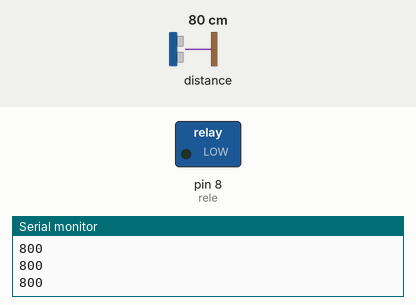
Bench run of a sketch on a simulated Arduino Uno, built with avr-gcc and run on an emulated ATmega328P. On the bench: switched loads named in the sketch (green lamp = pin HIGH), the last lines printed to the serial monitor. The inputs (shaded band) are chosen by the test bench; at power-on: distance to the obstacle 80 cm.

Above: at 1.2 s.
1.3 s: distance to the obstacle set to 6 cm
2.8 s: distance to the obstacle set to 3 cm
At 3.6 s:
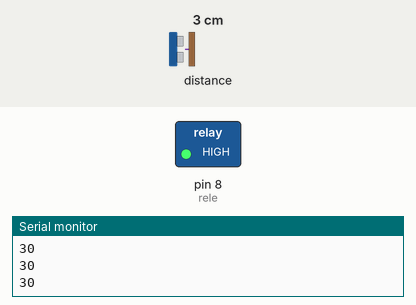
4.3 s: distance to the obstacle set to 9 cm
At 5.5 s:
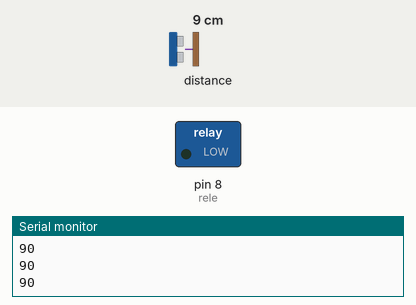
5.8 s: distance to the obstacle set to 2 cm
At 6.6 s:
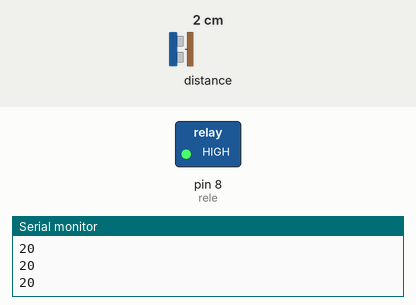
Timing chart, 0 to 8.3 s (numbered marks = the images above; inputs shaded):
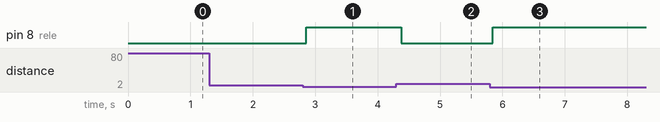

The sketch:

teste_sensor_22_05_sensor_funcionando.ino
```cpp
#include <Wire.h>         // inclusão da biblioteca responsável por conter as funções necessárias para gerenciar a comunicação entre os dispositivos através do protocolo I2C.
#include <VL53L0X.h>      // inclusão da biblioteca do sensor de distância VL53LOX.
int rele = 8;             // criação da variável chamade de rele, localizada na porta 8 do Arduino.


VL53L0X sensor;

void setup()
{
  Serial.begin(9600);         // Configura a taxa de transferência em 9600 bits por segundo para transmissão serial. Para comunicação com um computador, através do Monitor Serial da IDE
  Wire.begin();               // Inicie a biblioteca Wire e junte-se ao barramento I2C como mestre ou escravo, nesse caso usado como mestre.
  pinMode (rele, OUTPUT);     // definição do pino do rele como saida

  sensor.init();
  sensor.setTimeout(500);     // define 500 milissegundos para aguardar os dados seriais.
  sensor.startContinuous();   // Iniciar o modo contínuo back-to-back (fazer leituras o mais rápido possível).
}

void loop() {
  Serial.print(sensor.readRangeContinuousMillimeters());
  if (sensor.timeoutOccurred()) {
    Serial.print(" TIMEOUT");                           // imprime no monitor serial a distância que o sensor está medindo em milímetro.
  }
  if (sensor.readRangeContinuousMillimeters()< 50) {
    digitalWrite(rele, HIGH);                          // verifica a distância do sensor, se a distância for menor que 50 milímetros, o Arduino manda sinal alto pata a porta 8 do rele.

  }
  if (sensor.readRangeContinuousMillimeters()> 50) {
    digitalWrite(rele,LOW);                             // verifica a distância do sensor, se a distância for maior que 50 milímetros, o Arduino manda sinal baixo pata a porta 8 do rele.

  }
  Serial.println();
}
```

Measured:
- the behaviour switches between 5 and 4 cm on distance to the obstacle (found by bisection; images 0 and 1)
- after the input at 2.8 s, pin 8 (rele): LOW → HIGH after 0.05 s
- after the input at 4.3 s, pin 8 (rele): HIGH → LOW after 0.08 s
- after the input at 5.8 s, pin 8 (rele): LOW → HIGH at once
